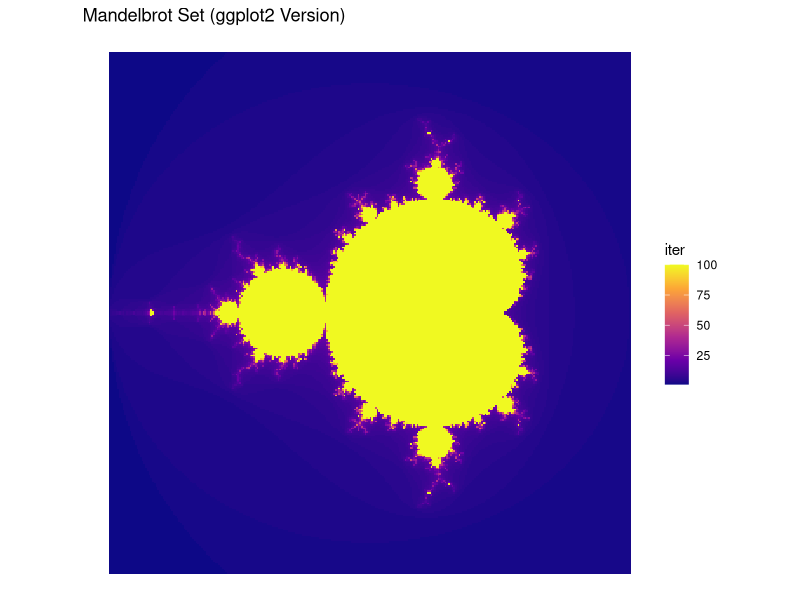

Source code (R):
# @author: my@daisg.com
# @date: 2025-10-29
# @version: 0.1
# Copyright (c) 2025 daisg
# SPDX-License-Identifier: GPL-3
# @brief/ Description
# 使用ggplot2绘制分形(曼德勃罗集)
library(ggplot2)

# 使用ggplot绘制曼德勃罗集
create_mandelbrot_df <- function(xmin=-2, xmax=1, ymin=-1.5, ymax=1.5, 
                                 resolution=200, maxiter=100) {
  x <- seq(xmin, xmax, length.out=resolution)
  y <- seq(ymin, ymax, length.out=resolution)
  
  df <- expand.grid(x=x, y=y)
  df$iter <- apply(df, 1, function(row) {
    c <- complex(real=row[1], imaginary=row[2])
    z <- 0
    iter <- 0
    while (Mod(z) <= 2 && iter < maxiter) {
      z <- z^2 + c
      iter <- iter + 1
    }
    return(iter)
  })
  
  return(df)
}

mandel_df <- create_mandelbrot_df(resolution=300)
ggplot(mandel_df, aes(x=x, y=y, fill=iter)) +
  geom_tile() +
  scale_fill_viridis_c(option="plasma") +
  coord_fixed() +
  theme_void() +
  ggtitle("Mandelbrot Set (ggplot2 Version)")
